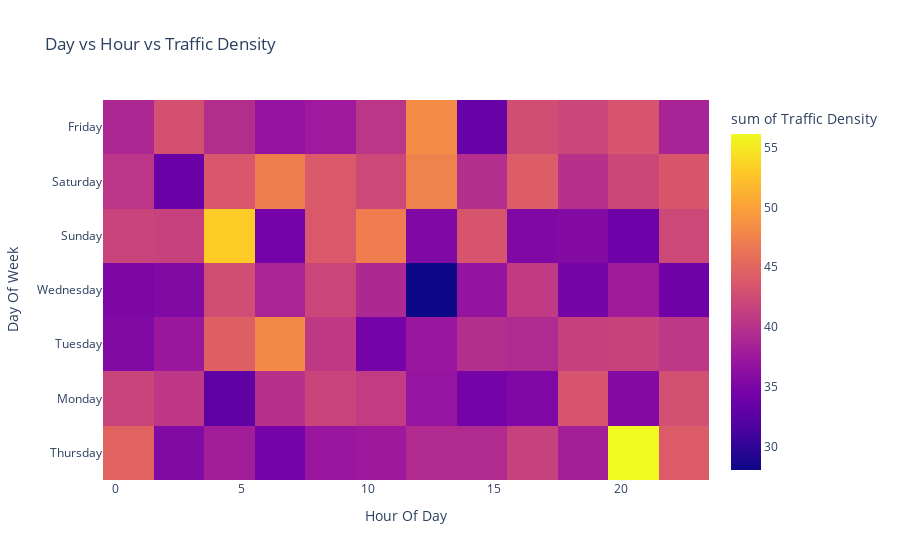

This figure's notebook cell:
### Code cell
fig = px.density_heatmap(df, x="Hour Of Day", y="Day Of Week", z="Traffic Density",
                         title="Day vs Hour vs Traffic Density")
fig.show()

### Figure 1 — Plotly figure (JSON) as saved in the notebook; plotly's stock layout.template omitted (floating-point values rounded to 4 significant figures; data arrays with more than 128 entries replaced by an {"elided": "..."} marker saying what was removed)
{"data": [{"coloraxis": "coloraxis", "histfunc": "sum", "hovertemplate": "Hour Of Day=%{x}<br>Day Of Week=%{y}<br>sum of Traffic Density=%{z}<extra></extra>", "name": "", "type": "histogram2d", "x": {"elided": "12000 int values"}, "xaxis": "x", "xbingroup": "x", "y": {"elided": "12000 str values"}, "yaxis": "y", "ybingroup": "y", "z": {"elided": "12000 float values"}}], "layout": {"coloraxis": {"colorbar": {"title": {"text": "sum of Traffic Density"}}, "colorscale": [[0, "#0d0887"], [0.1111, "#46039f"], [0.2222, "#7201a8"], [0.3333, "#9c179e"], [0.4444, "#bd3786"], [0.5556, "#d8576b"], [0.6667, "#ed7953"], [0.7778, "#fb9f3a"], [0.8889, "#fdca26"], [1, "#f0f921"]]}, "legend": {"tracegroupgap": 0}, "title": {"text": "Day vs Hour vs Traffic Density"}, "xaxis": {"anchor": "y", "domain": [0, 1], "title": {"text": "Hour Of Day"}}, "yaxis": {"anchor": "x", "domain": [0, 1], "title": {"text": "Day Of Week"}}}}
